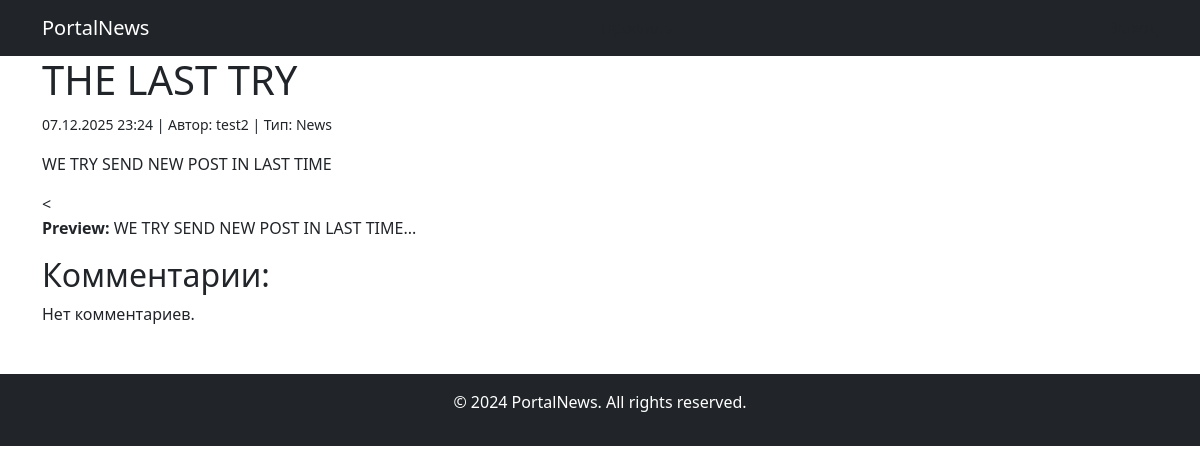
Page /news/48/ (signed in) on the committed database.
### news/models.py (models this page shows, shortened)
class Post(models.Model):
    ARTICLE = 'AR'
    NEWS = 'NW'
    TYPE_CHOICES = [
        (ARTICLE, 'Статья'),
        (NEWS, 'Новость'),
    ]
    author = models.ForeignKey(Author, on_delete=models.CASCADE)
    post_type = models.CharField(max_length=10, choices=[('news', 'News'), ('article', 'Article')], default='news')  # Тип: статья или новость
    time_created = models.DateTimeField(auto_now_add=True)  # Авто-дата создания
    categories = models.ManyToManyField(Category, through='PostCategory', related_name='post', blank=False)
    title = models.CharField(max_length=128)
    text = models.TextField()
    rating = models.SmallIntegerField(default=0)
    is_published = models.BooleanField(default=False)
    def preview(self):
        return self.text[:124] + "..."
    class Meta:
        permissions = [('can_add_news_post', 'Can add news post'),
            ("can_create_post", "Can create post"),
               ("can_edit_post", "Can edit post"),]

class Author(models.Model):
    author_user = models.OneToOneField(User, on_delete=models.CASCADE, related_name='author_profile')
    rating_author = models.SmallIntegerField(default=0)  # Рейтинг автора, обновляется автоматически
    def __str__(self):
        return self.author_user.username

### news/views.py (the view)
# urls.py: path('<int:pk>/', PostDetailView.as_view(), name='post_detail'),
class PostDetailView(LoginRequiredMixin, DetailView):
    model = Post
    template_name = 'news/post_detail.html'
    context_object_name = 'post'
    def get_object(self, queryset=None):
        obj = super().get_object(queryset)
        if not obj.is_published:
            from django.http import Http404
            raise Http404("Пост не опубликован.")
        return obj
    def get_context_data(self, **kwargs):
        context = super().get_context_data(**kwargs)
        context['comments'] = self.object.comment_set.all().order_by('-time_created')
        return context

### news/templates/news/post_detail.html (shortened to what this page needs)
{% extends 'base.html' %}
{% block content %}
<div class="container">
    <h1>{{ post.title }}</h1>
    <p><small>{{ post.time_created|date:"d.m.Y H:i" }} | Автор: {{ post.author }} | Тип: {{ post.get_post_type_display }}</small></p>
    <div>{{ post.text|linebreaks }}</div>
    <
    <p><strong>Preview:</strong> {{ post.preview }}</p>
    <h2>Комментарии:</h2>
    {% for comment in comments %}
        <div>{{ comment.comment_user.username }}: {{ comment.text }} ({{ comment.time_created|date:"d.m.Y H:i" }})</div>
    {% empty %}
        <p>Нет комментариев.</p>
    {% endfor %}
</div>
{% endblock %}

### rows in the picture
Post: title "THE LAST TRY", time_created "07.12.2025 23:24", author "test2", post_type "News", text "WE TRY SEND NEW POST IN LAST TIME", preview "WE TRY SEND NEW POST IN LAST TIME..."
